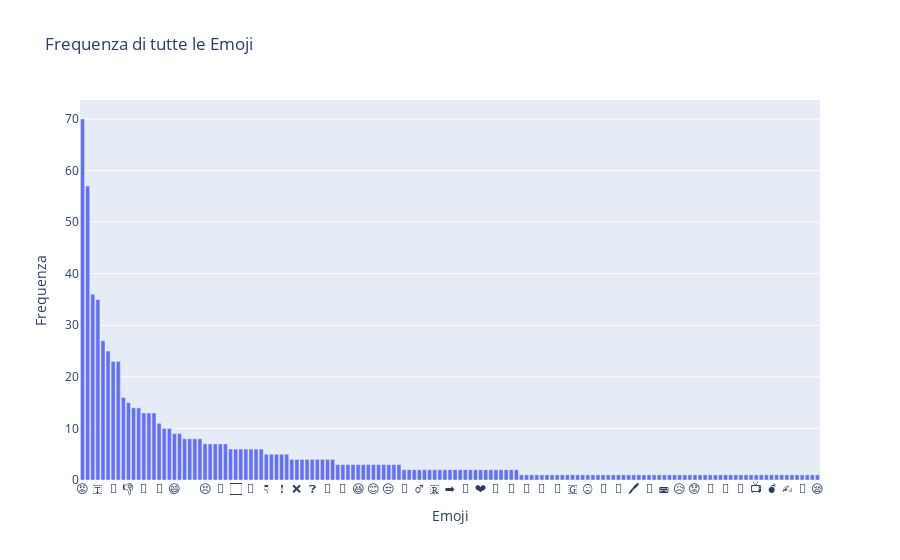

Write notebook code for a chart like this one.
### Markdown cell above
#Esplorazione emoji più usate

### Code cell
# Percentuale di tweet con emoji
total_tweets = len(df)
tweets_with_emojis = len(df[df['all_emoticons_emojis'] != ''])
percent_with_emojis = (tweets_with_emojis / total_tweets) * 100
print(f"Percentuale di tweet con emoji: {percent_with_emojis:.2f}%")

emoji_df = pd.DataFrame(emoji_frequencies.items(), columns=['Emoji', 'Frequenza'])
fig = px.bar(emoji_df.sort_values(by='Frequenza', ascending=False), x='Emoji', y='Frequenza', title='Frequenza di tutte le Emoji')
fig.show()

### Figure 1 — Plotly figure (JSON) as saved in the notebook; plotly's stock layout.template omitted (floating-point values rounded to 4 significant figures; data arrays with more than 128 entries replaced by an {"elided": "..."} marker saying what was removed)
{"data": [{"alignmentgroup": "True", "hovertemplate": "Emoji=%{x}<br>Frequenza=%{y}<extra></extra>", "legendgroup": "", "marker": {"color": "#636efa", "pattern": {"shape": ""}}, "name": "", "offsetgroup": "", "orientation": "v", "showlegend": false, "textposition": "auto", "type": "bar", "x": {"elided": "145 str values"}, "xaxis": "x", "y": {"elided": "145 int values"}, "yaxis": "y"}], "layout": {"barmode": "relative", "legend": {"tracegroupgap": 0}, "title": {"text": "Frequenza di tutte le Emoji"}, "xaxis": {"anchor": "y", "domain": [0, 1], "title": {"text": "Emoji"}}, "yaxis": {"anchor": "x", "domain": [0, 1], "title": {"text": "Frequenza"}}}}
